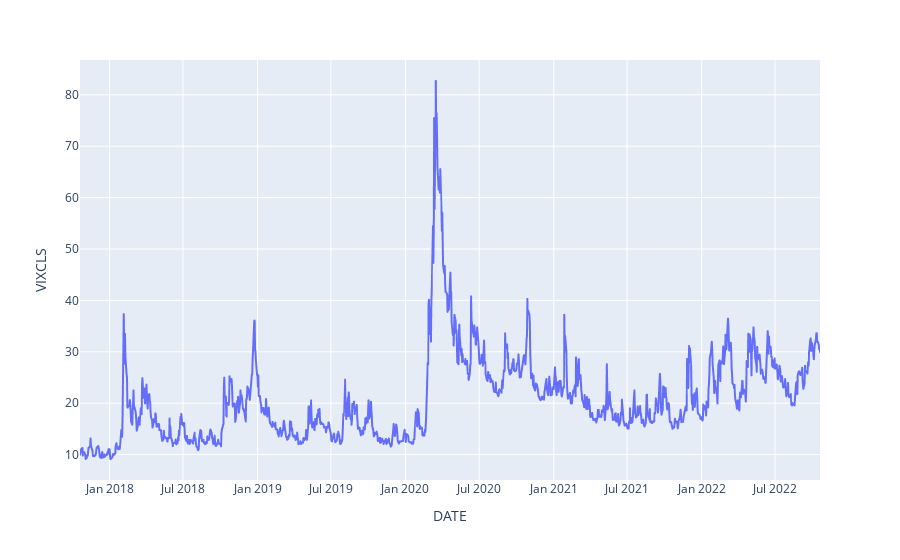

The notebook cell saved with this chart:
### Code cell
df_vix = pd.read_csv("VIX/VIXCLS.csv")

df_vix['DATE'] = pd.to_datetime(df_vix['DATE'])
df_vix['VIXCLS'] = df_vix['VIXCLS'].replace('.', None)
df_vix['VIXCLS'] = df_vix['VIXCLS'].dropna()
# replace . wit None
df_vix['VIXCLS'] = df_vix['VIXCLS'].astype(float)
fig = px.line(df_vix, x="DATE", y="VIXCLS")
fig.show()

### Figure 1 — Plotly figure (JSON) as saved in the notebook; plotly's stock layout.template omitted (floating-point values rounded to 4 significant figures; data arrays with more than 128 entries replaced by an {"elided": "..."} marker saying what was removed)
{"data": [{"hovertemplate": "DATE=%{x}<br>VIXCLS=%{y}<extra></extra>", "legendgroup": "", "line": {"color": "#636efa", "dash": "solid"}, "marker": {"symbol": "circle"}, "mode": "lines", "name": "", "showlegend": false, "type": "scattergl", "x": {"elided": "1305 str values"}, "xaxis": "x", "y": {"elided": "1305 float values"}, "yaxis": "y"}], "layout": {"legend": {"tracegroupgap": 0}, "margin": {"t": 60}, "xaxis": {"anchor": "y", "domain": [0, 1], "title": {"text": "DATE"}}, "yaxis": {"anchor": "x", "domain": [0, 1], "title": {"text": "VIXCLS"}}}}
